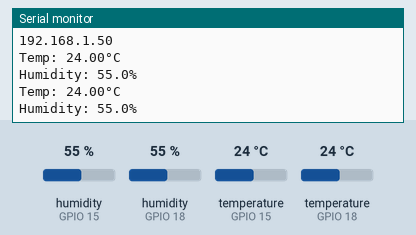
The sketch below on a simulated ESP32. Parts: the last lines printed to the serial monitor. The test bench sets the inputs (shaded band); at power-on: humidity (sensors on GPIO 15, GPIO 18) 55 %, temperature (sensors on GPIO 15, GPIO 18) 24 °C. WiFi joins after 1.5 s; servers stay silent unless stated.

Above: at 2.7 s.
2.8 s: humidity (sensor on GPIO 15) set to 22 %
At 3.7 s:
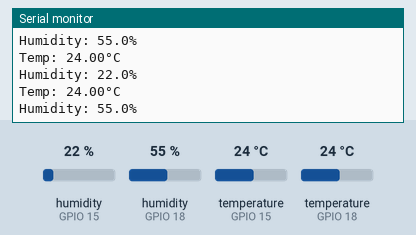
5.1 s: humidity (sensor on GPIO 18) set to 40 %
At 7.2 s:
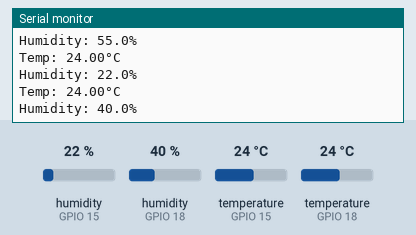
7.4 s: temperature (sensor on GPIO 15) set to 12 °C
9.7 s: temperature (sensor on GPIO 18) set to 19 °C
At 10.7 s:
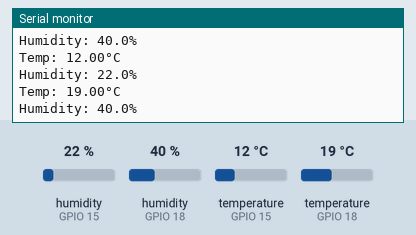
12.0 s: humidity (sensor on GPIO 15) set to 68 %
At 14.1 s:
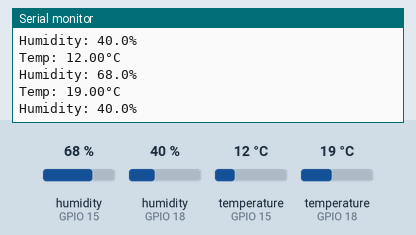
14.3 s: humidity (sensor on GPIO 18) set to 88 %
At 15.6 s:
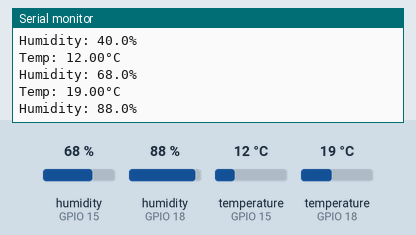
Timing chart, 0 to 17.3 s (numbered marks = the images above; inputs shaded):
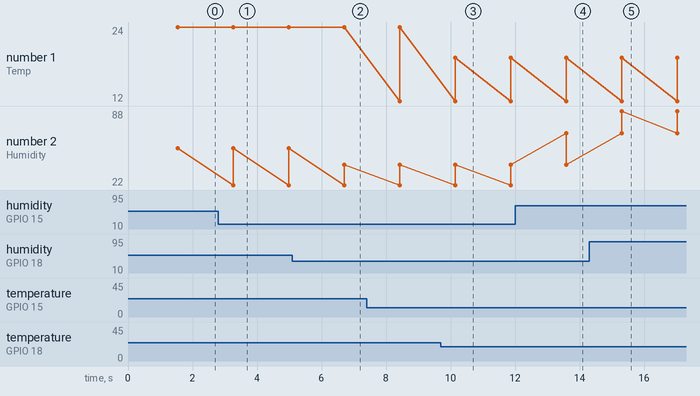

Measured:
- after the input at 2.8 s, the serial monitor: prints a new line after 0.46 s (image 1)
- after the input at 5.1 s, the serial monitor: prints a new line after 1.6 s (image 2)
- after the input at 9.7 s, the serial monitor: prints a new line after 0.44 s (image 3)
- after the input at 12.0 s, the serial monitor: prints a new line after 1.6 s (image 4)
- after the input at 14.3 s, the serial monitor: prints a new line after 1.0 s (image 5)
- plotted number 1: 24 → 19 after the input at 9.7 s
- plotted number 2: 55 → 40 after the input at 5.1 s, 40 → 88 after the input at 14.3 s

The sketch:

sketch.ino
```cpp
/**
   PUB
*/

#include "DHTesp.h"
#include <WiFi.h>
#include <WiFiClient.h>
#include "freertos/FreeRTOS.h"
#include "freertos/task.h"

int DHT_PIN = 15; //Sensor 1
int DHT_PIN2 = 18; //Sensor 2

//Configuración de los tópicos MQTT
#define TOPIC_PUBLISH_TEMPERATURE "temperatura"
#define TOPIC_PUBLISH_HUMIDITY    "humedad"

#define HOST "6.tcp.ngrok.io"
#define PORT 17686

WiFiClient client;


const char *SSID = "Wokwi-GUEST";
const char *PASSWORD = "";

static char strTemperature[10] = {0};
static char strHumidity[10] = {0};

char temp[15] = {0};
char humd[15] = {0};

// Variables
WiFiClient espClient;

/* Prototypes */
//float getTemperature(void);
//float getHumidity(void);

char *charTemp;
char *charHumedad;


void initWiFi(void);
void reconnectWiFi(void);

/* Inicializa wifi */
void initWiFi(void)
{
  delay(10);
  Serial.println("------Conexión WI-FI------");
  Serial.print("Conectando con la red: ");
  Serial.println(SSID);
  Serial.println("Espere");

  reconnectWiFi();
}


void reconnectWiFi(void)
{

  if (WiFi.status() == WL_CONNECTED)
    return;

  WiFi.begin(SSID, PASSWORD);

  while (WiFi.status() != WL_CONNECTED) {
    delay(100);
    Serial.print(".");
  }

  Serial.println();
  Serial.print("Conectado con exito a la red");
  Serial.print(SSID);
  Serial.println(" IP obtenido: ");
  Serial.println(WiFi.localIP());
}

void dht22(void *pvParameter) {

  int dhtPin = *((int*)pvParameter);
  DHTesp dhtSensor;
  dhtSensor.setup(dhtPin, DHTesp::DHT22);


  while (1 ) {
    TempAndHumidity  data = dhtSensor.getTempAndHumidity();

    Serial.println("Temp: " + String(data.temperature, 2) + "°C");
    Serial.println("Humidity: " + String(data.humidity, 1) + "%");

    //obtencion de temp y humedad
    delay(200);
    sprintf(strTemperature, "%.2f", data.temperature);
    strncpy (temp,strTemperature,5);
    sprintf(strHumidity, "%.2f", data.humidity);
    strncpy (humd,strHumidity,5);
    //formato de envio topico/contenido
    String temperaturaPublish = "nodos/nodo"+ String(dhtPin) + "/" + String(TOPIC_PUBLISH_TEMPERATURE) + "$" + String(temp);
    String humedadPublish = "nodos/nodo"+ String(dhtPin) + "/" + String(TOPIC_PUBLISH_HUMIDITY) + "$" + String(humd);

    //conversion char* para enviar al socket
    charTemp = (char*)temperaturaPublish.c_str();
    charHumedad = (char*)humedadPublish.c_str();
    //envio de humedad
    client.connect(HOST,PORT);
    client.write(charHumedad);
    //envio de temperatura
    client.connect(HOST,PORT);
    client.write(charTemp);

    vTaskDelay(1100 /portTICK_PERIOD_MS);
  }

}


void setup() {
  Serial.begin(115200);
  initWiFi();

  xTaskCreate(&dht22, "DHT22v1", 1024*4, (void*)&DHT_PIN, 5, NULL);
  xTaskCreate(&dht22, "DHT22v2", 1024*4, (void*)&DHT_PIN2, 5, NULL);

}


void loop() {

}
```
